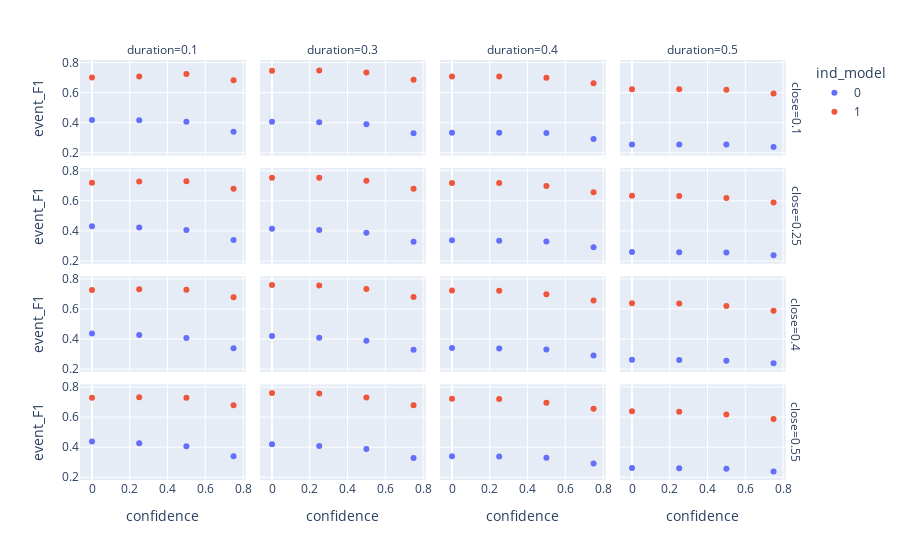

Notebook code for this chart:
### Code cell
px.scatter(mergedResults,x="confidence",y="event_F1",facet_col="duration",facet_row="close",color="ind_model")

### Figure 1 — Plotly figure (JSON) as saved in the notebook; plotly's stock layout.template omitted (floating-point values rounded to 4 significant figures)
{"data": [{"hovertemplate": "ind_model=0<br>close=0.1<br>duration=0.1<br>confidence=%{x}<br>event_F1=%{y}<extra></extra>", "legendgroup": "0", "marker": {"color": "#636efa", "symbol": "circle"}, "mode": "markers", "name": "0", "orientation": "h", "showlegend": true, "type": "scatter", "x": [0, 0.25, 0.5, 0.75], "xaxis": "x13", "y": [0.4184, 0.4165, 0.4058, 0.3406], "yaxis": "y13"}, {"hovertemplate": "ind_model=0<br>close=0.1<br>duration=0.3<br>confidence=%{x}<br>event_F1=%{y}<extra></extra>", "legendgroup": "0", "marker": {"color": "#636efa", "symbol": "circle"}, "mode": "markers", "name": "0", "orientation": "h", "showlegend": false, "type": "scatter", "x": [0, 0.25, 0.5, 0.75], "xaxis": "x14", "y": [0.4066, 0.4033, 0.3894, 0.3296], "yaxis": "y14"}, {"hovertemplate": "ind_model=0<br>close=0.1<br>duration=0.4<br>confidence=%{x}<br>event_F1=%{y}<extra></extra>", "legendgroup": "0", "marker": {"color": "#636efa", "symbol": "circle"}, "mode": "markers", "name": "0", "orientation": "h", "showlegend": false, "type": "scatter", "x": [0, 0.25, 0.5, 0.75], "xaxis": "x15", "y": [0.3336, 0.3336, 0.3312, 0.2922], "yaxis": "y15"}, {"hovertemplate": "ind_model=0<br>close=0.1<br>duration=0.5<br>confidence=%{x}<br>event_F1=%{y}<extra></extra>", "legendgroup": "0", "marker": {"color": "#636efa", "symbol": "circle"}, "mode": "markers", "name": "0", "orientation": "h", "showlegend": false, "type": "scatter", "x": [0, 0.25, 0.5, 0.75], "xaxis": "x16", "y": [0.256, 0.256, 0.2562, 0.2387], "yaxis": "y16"}, {"hovertemplate": "ind_model=0<br>close=0.25<br>duration=0.1<br>confidence=%{x}<br>event_F1=%{y}<extra></extra>", "legendgroup": "0", "marker": {"color": "#636efa", "symbol": "circle"}, "mode": "markers", "name": "0", "orientation": "h", "showlegend": false, "type": "scatter", "x": [0, 0.25, 0.5, 0.75], "xaxis": "x9", "y": [0.4316, 0.423, 0.4059, 0.3393], "yaxis": "y9"}, {"hovertemplate": "ind_model=0<br>close=0.25<br>duration=0.3<br>confidence=%{x}<br>event_F1=%{y}<extra></extra>", "legendgroup": "0", "marker": {"color": "#636efa", "symbol": "circle"}, "mode": "markers", "name": "0", "orientation": "h", "showlegend": false, "type": "scatter", "x": [0, 0.25, 0.5, 0.75], "xaxis": "x10", "y": [0.4143, 0.4054, 0.3881, 0.3283], "yaxis": "y10"}, {"hovertemplate": "ind_model=0<br>close=0.25<br>duration=0.4<br>confidence=%{x}<br>event_F1=%{y}<extra></extra>", "legendgroup": "0", "marker": {"color": "#636efa", "symbol": "circle"}, "mode": "markers", "name": "0", "orientation": "h", "showlegend": false, "type": "scatter", "x": [0, 0.25, 0.5, 0.75], "xaxis": "x11", "y": [0.3375, 0.3349, 0.3299, 0.2908], "yaxis": "y11"}, {"hovertemplate": "ind_model=0<br>close=0.25<br>duration=0.5<br>confidence=%{x}<br>event_F1=%{y}<extra></extra>", "legendgroup": "0", "marker": {"color": "#636efa", "symbol": "circle"}, "mode": "markers", "name": "0", "orientation": "h", "showlegend": false, "type": "scatter", "x": [0, 0.25, 0.5, 0.75], "xaxis": "x12", "y": [0.2589, 0.2575, 0.2562, 0.2387], "yaxis": "y12"}, {"hovertemplate": "ind_model=0<br>close=0.4<br>duration=0.1<br>confidence=%{x}<br>event_F1=%{y}<extra></extra>", "legendgroup": "0", "marker": {"color": "#636efa", "symbol": "circle"}, "mode": "markers", "name": "0", "orientation": "h", "showlegend": false, "type": "scatter", "x": [0, 0.25, 0.5, 0.75], "xaxis": "x5", "y": [0.4374, 0.4265, 0.4062, 0.3393], "yaxis": "y5"}, {"hovertemplate": "ind_model=0<br>close=0.4<br>duration=0.3<br>confidence=%{x}<br>event_F1=%{y}<extra></extra>", "legendgroup": "0", "marker": {"color": "#636efa", "symbol": "circle"}, "mode": "markers", "name": "0", "orientation": "h", "showlegend": false, "type": "scatter", "x": [0, 0.25, 0.5, 0.75], "xaxis": "x6", "y": [0.42, 0.4087, 0.3884, 0.3283], "yaxis": "y6"}, {"hovertemplate": "ind_model=0<br>close=0.4<br>duration=0.4<br>confidence=%{x}<br>event_F1=%{y}<extra></extra>", "legendgroup": "0", "marker": {"color": "#636efa", "symbol": "circle"}, "mode": "markers", "name": "0", "orientation": "h", "showlegend": false, "type": "scatter", "x": [0, 0.25, 0.5, 0.75], "xaxis": "x7", "y": [0.3404, 0.3378, 0.3302, 0.2908], "yaxis": "y7"}, {"hovertemplate": "ind_model=0<br>close=0.4<br>duration=0.5<br>confidence=%{x}<br>event_F1=%{y}<extra></extra>", "legendgroup": "0", "marker": {"color": "#636efa", "symbol": "circle"}, "mode": "markers", "name": "0", "orientation": "h", "showlegend": false, "type": "scatter", "x": [0, 0.25, 0.5, 0.75], "xaxis": "x8", "y": [0.2618, 0.2604, 0.2562, 0.2387], "yaxis": "y8"}, {"hovertemplate": "ind_model=0<br>close=0.55<br>duration=0.1<br>confidence=%{x}<br>event_F1=%{y}<extra></extra>", "legendgroup": "0", "marker": {"color": "#636efa", "symbol": "circle"}, "mode": "markers", "name": "0", "orientation": "h", "showlegend": false, "type": "scatter", "x": [0, 0.25, 0.5, 0.75], "xaxis": "x", "y": [0.4374, 0.4265, 0.4062, 0.3393], "yaxis": "y"}, {"hovertemplate": "ind_model=0<br>close=0.55<br>duration=0.3<br>confidence=%{x}<br>event_F1=%{y}<extra></extra>", "legendgroup": "0", "marker": {"color": "#636efa", "symbol": "circle"}, "mode": "markers", "name": "0", "orientation": "h", "showlegend": false, "type": "scatter", "x": [0, 0.25, 0.5, 0.75], "xaxis": "x2", "y": [0.42, 0.4087, 0.3884, 0.3283], "yaxis": "y2"}, {"hovertemplate": "ind_model=0<br>close=0.55<br>duration=0.4<br>confidence=%{x}<br>event_F1=%{y}<extra></extra>", "legendgroup": "0", "marker": {"color": "#636efa", "symbol": "circle"}, "mode": "markers", "name": "0", "orientation": "h", "showlegend": false, "type": "scatter", "x": [0, 0.25, 0.5, 0.75], "xaxis": "x3", "y": [0.3404, 0.3378, 0.3302, 0.2908], "yaxis": "y3"}, {"hovertemplate": "ind_model=0<br>close=0.55<br>duration=0.5<br>confidence=%{x}<br>event_F1=%{y}<extra></extra>", "legendgroup": "0", "marker": {"color": "#636efa", "symbol": "circle"}, "mode": "markers", "name": "0", "orientation": "h", "showlegend": false, "type": "scatter", "x": [0, 0.25, 0.5, 0.75], "xaxis": "x4", "y": [0.2618, 0.2604, 0.2562, 0.2387], "yaxis": "y4"}, {"hovertemplate": "ind_model=1<br>close=0.1<br>duration=0.1<br>confidence=%{x}<br>event_F1=%{y}<extra></extra>", "legendgroup": "1", "marker": {"color": "#EF553B", "symbol": "circle"}, "mode": "markers", "name": "1", "orientation": "h", "showlegend": true, "type": "scatter", "x": [0, 0.25, 0.5, 0.75], "xaxis": "x13", "y": [0.7003, 0.7072, 0.7233, 0.6825], "yaxis": "y13"}, {"hovertemplate": "ind_model=1<br>close=0.1<br>duration=0.3<br>confidence=%{x}<br>event_F1=%{y}<extra></extra>", "legendgroup": "1", "marker": {"color": "#EF553B", "symbol": "circle"}, "mode": "markers", "name": "1", "orientation": "h", "showlegend": false, "type": "scatter", "x": [0, 0.25, 0.5, 0.75], "xaxis": "x14", "y": [0.7457, 0.7468, 0.7337, 0.6855], "yaxis": "y14"}, {"hovertemplate": "ind_model=1<br>close=0.1<br>duration=0.4<br>confidence=%{x}<br>event_F1=%{y}<extra></extra>", "legendgroup": "1", "marker": {"color": "#EF553B", "symbol": "circle"}, "mode": "markers", "name": "1", "orientation": "h", "showlegend": false, "type": "scatter", "x": [0, 0.25, 0.5, 0.75], "xaxis": "x15", "y": [0.7077, 0.7081, 0.6985, 0.6618], "yaxis": "y15"}, {"hovertemplate": "ind_model=1<br>close=0.1<br>duration=0.5<br>confidence=%{x}<br>event_F1=%{y}<extra></extra>", "legendgroup": "1", "marker": {"color": "#EF553B", "symbol": "circle"}, "mode": "markers", "name": "1", "orientation": "h", "showlegend": false, "type": "scatter", "x": [0, 0.25, 0.5, 0.75], "xaxis": "x16", "y": [0.6234, 0.6234, 0.6188, 0.5936], "yaxis": "y16"}, {"hovertemplate": "ind_model=1<br>close=0.25<br>duration=0.1<br>confidence=%{x}<br>event_F1=%{y}<extra></extra>", "legendgroup": "1", "marker": {"color": "#EF553B", "symbol": "circle"}, "mode": "markers", "name": "1", "orientation": "h", "showlegend": false, "type": "scatter", "x": [0, 0.25, 0.5, 0.75], "xaxis": "x9", "y": [0.7208, 0.7283, 0.7296, 0.6795], "yaxis": "y9"}, {"hovertemplate": "ind_model=1<br>close=0.25<br>duration=0.3<br>confidence=%{x}<br>event_F1=%{y}<extra></extra>", "legendgroup": "1", "marker": {"color": "#EF553B", "symbol": "circle"}, "mode": "markers", "name": "1", "orientation": "h", "showlegend": false, "type": "scatter", "x": [0, 0.25, 0.5, 0.75], "xaxis": "x10", "y": [0.7537, 0.7534, 0.7329, 0.6802], "yaxis": "y10"}, {"hovertemplate": "ind_model=1<br>close=0.25<br>duration=0.4<br>confidence=%{x}<br>event_F1=%{y}<extra></extra>", "legendgroup": "1", "marker": {"color": "#EF553B", "symbol": "circle"}, "mode": "markers", "name": "1", "orientation": "h", "showlegend": false, "type": "scatter", "x": [0, 0.25, 0.5, 0.75], "xaxis": "x11", "y": [0.7189, 0.7181, 0.6977, 0.6572], "yaxis": "y11"}, {"hovertemplate": "ind_model=1<br>close=0.25<br>duration=0.5<br>confidence=%{x}<br>event_F1=%{y}<extra></extra>", "legendgroup": "1", "marker": {"color": "#EF553B", "symbol": "circle"}, "mode": "markers", "name": "1", "orientation": "h", "showlegend": false, "type": "scatter", "x": [0, 0.25, 0.5, 0.75], "xaxis": "x12", "y": [0.6332, 0.6324, 0.619, 0.5894], "yaxis": "y12"}, {"hovertemplate": "ind_model=1<br>close=0.4<br>duration=0.1<br>confidence=%{x}<br>event_F1=%{y}<extra></extra>", "legendgroup": "1", "marker": {"color": "#EF553B", "symbol": "circle"}, "mode": "markers", "name": "1", "orientation": "h", "showlegend": false, "type": "scatter", "x": [0, 0.25, 0.5, 0.75], "xaxis": "x5", "y": [0.7267, 0.7308, 0.7284, 0.6781], "yaxis": "y5"}, {"hovertemplate": "ind_model=1<br>close=0.4<br>duration=0.3<br>confidence=%{x}<br>event_F1=%{y}<extra></extra>", "legendgroup": "1", "marker": {"color": "#EF553B", "symbol": "circle"}, "mode": "markers", "name": "1", "orientation": "h", "showlegend": false, "type": "scatter", "x": [0, 0.25, 0.5, 0.75], "xaxis": "x6", "y": [0.7591, 0.756, 0.7319, 0.6787], "yaxis": "y6"}, {"hovertemplate": "ind_model=1<br>close=0.4<br>duration=0.4<br>confidence=%{x}<br>event_F1=%{y}<extra></extra>", "legendgroup": "1", "marker": {"color": "#EF553B", "symbol": "circle"}, "mode": "markers", "name": "1", "orientation": "h", "showlegend": false, "type": "scatter", "x": [0, 0.25, 0.5, 0.75], "xaxis": "x7", "y": [0.7225, 0.7208, 0.697, 0.6565], "yaxis": "y7"}, {"hovertemplate": "ind_model=1<br>close=0.4<br>duration=0.5<br>confidence=%{x}<br>event_F1=%{y}<extra></extra>", "legendgroup": "1", "marker": {"color": "#EF553B", "symbol": "circle"}, "mode": "markers", "name": "1", "orientation": "h", "showlegend": false, "type": "scatter", "x": [0, 0.25, 0.5, 0.75], "xaxis": "x8", "y": [0.6375, 0.6355, 0.619, 0.5885], "yaxis": "y8"}, {"hovertemplate": "ind_model=1<br>close=0.55<br>duration=0.1<br>confidence=%{x}<br>event_F1=%{y}<extra></extra>", "legendgroup": "1", "marker": {"color": "#EF553B", "symbol": "circle"}, "mode": "markers", "name": "1", "orientation": "h", "showlegend": false, "type": "scatter", "x": [0, 0.25, 0.5, 0.75], "xaxis": "x", "y": [0.7292, 0.7319, 0.728, 0.6781], "yaxis": "y"}, {"hovertemplate": "ind_model=1<br>close=0.55<br>duration=0.3<br>confidence=%{x}<br>event_F1=%{y}<extra></extra>", "legendgroup": "1", "marker": {"color": "#EF553B", "symbol": "circle"}, "mode": "markers", "name": "1", "orientation": "h", "showlegend": false, "type": "scatter", "x": [0, 0.25, 0.5, 0.75], "xaxis": "x2", "y": [0.7604, 0.7563, 0.7311, 0.6784], "yaxis": "y2"}, {"hovertemplate": "ind_model=1<br>close=0.55<br>duration=0.4<br>confidence=%{x}<br>event_F1=%{y}<extra></extra>", "legendgroup": "1", "marker": {"color": "#EF553B", "symbol": "circle"}, "mode": "markers", "name": "1", "orientation": "h", "showlegend": false, "type": "scatter", "x": [0, 0.25, 0.5, 0.75], "xaxis": "x3", "y": [0.7228, 0.7198, 0.6953, 0.6557], "yaxis": "y3"}, {"hovertemplate": "ind_model=1<br>close=0.55<br>duration=0.5<br>confidence=%{x}<br>event_F1=%{y}<extra></extra>", "legendgroup": "1", "marker": {"color": "#EF553B", "symbol": "circle"}, "mode": "markers", "name": "1", "orientation": "h", "showlegend": false, "type": "scatter", "x": [0, 0.25, 0.5, 0.75], "xaxis": "x4", "y": [0.6395, 0.6359, 0.6178, 0.5877], "yaxis": "y4"}], "layout": {"annotations": [{"font": {}, "showarrow": false, "text": "duration=0.1", "x": 0.115, "xanchor": "center", "xref": "paper", "y": 1, "yanchor": "bottom", "yref": "paper"}, {"font": {}, "showarrow": false, "text": "duration=0.3", "x": 0.365, "xanchor": "center", "xref": "paper", "y": 1, "yanchor": "bottom", "yref": "paper"}, {"font": {}, "showarrow": false, "text": "duration=0.4", "x": 0.615, "xanchor": "center", "xref": "paper", "y": 1, "yanchor": "bottom", "yref": "paper"}, {"font": {}, "showarrow": false, "text": "duration=0.5", "x": 0.865, "xanchor": "center", "xref": "paper", "y": 1, "yanchor": "bottom", "yref": "paper"}, {"font": {}, "showarrow": false, "text": "close=0.55", "textangle": 90, "x": 0.98, "xanchor": "left", "xref": "paper", "y": 0.1138, "yanchor": "middle", "yref": "paper"}, {"font": {}, "showarrow": false, "text": "close=0.4", "textangle": 90, "x": 0.98, "xanchor": "left", "xref": "paper", "y": 0.3712, "yanchor": "middle", "yref": "paper"}, {"font": {}, "showarrow": false, "text": "close=0.25", "textangle": 90, "x": 0.98, "xanchor": "left", "xref": "paper", "y": 0.6288, "yanchor": "middle", "yref": "paper"}, {"font": {}, "showarrow": false, "text": "close=0.1", "textangle": 90, "x": 0.98, "xanchor": "left", "xref": "paper", "y": 0.8862, "yanchor": "middle", "yref": "paper"}], "legend": {"title": {"text": "ind_model"}, "tracegroupgap": 0}, "margin": {"t": 60}, "xaxis": {"anchor": "y", "domain": [0, 0.23], "title": {"text": "confidence"}}, "xaxis10": {"anchor": "y10", "domain": [0.25, 0.48], "matches": "x", "showticklabels": false}, "xaxis11": {"anchor": "y11", "domain": [0.5, 0.73], "matches": "x", "showticklabels": false}, "xaxis12": {"anchor": "y12", "domain": [0.75, 0.98], "matches": "x", "showticklabels": false}, "xaxis13": {"anchor": "y13", "domain": [0, 0.23], "matches": "x", "showticklabels": false}, "xaxis14": {"anchor": "y14", "domain": [0.25, 0.48], "matches": "x", "showticklabels": false}, "xaxis15": {"anchor": "y15", "domain": [0.5, 0.73], "matches": "x", "showticklabels": false}, "xaxis16": {"anchor": "y16", "domain": [0.75, 0.98], "matches": "x", "showticklabels": false}, "xaxis2": {"anchor": "y2", "domain": [0.25, 0.48], "matches": "x", "title": {"text": "confidence"}}, "xaxis3": {"anchor": "y3", "domain": [0.5, 0.73], "matches": "x", "title": {"text": "confidence"}}, "xaxis4": {"anchor": "y4", "domain": [0.75, 0.98], "matches": "x", "title": {"text": "confidence"}}, "xaxis5": {"anchor": "y5", "domain": [0, 0.23], "matches": "x", "showticklabels": false}, "xaxis6": {"anchor": "y6", "domain": [0.25, 0.48], "matches": "x", "showticklabels": false}, "xaxis7": {"anchor": "y7", "domain": [0.5, 0.73], "matches": "x", "showticklabels": false}, "xaxis8": {"anchor": "y8", "domain": [0.75, 0.98], "matches": "x", "showticklabels": false}, "xaxis9": {"anchor": "y9", "domain": [0, 0.23], "matches": "x", "showticklabels": false}, "yaxis": {"anchor": "x", "domain": [0, 0.2275], "title": {"text": "event_F1"}}, "yaxis10": {"anchor": "x10", "domain": [0.515, 0.7425], "matches": "y", "showticklabels": false}, "yaxis11": {"anchor": "x11", "domain": [0.515, 0.7425], "matches": "y", "showticklabels": false}, "yaxis12": {"anchor": "x12", "domain": [0.515, 0.7425], "matches": "y", "showticklabels": false}, "yaxis13": {"anchor": "x13", "domain": [0.7725, 1], "matches": "y", "title": {"text": "event_F1"}}, "yaxis14": {"anchor": "x14", "domain": [0.7725, 1], "matches": "y", "showticklabels": false}, "yaxis15": {"anchor": "x15", "domain": [0.7725, 1], "matches": "y", "showticklabels": false}, "yaxis16": {"anchor": "x16", "domain": [0.7725, 1], "matches": "y", "showticklabels": false}, "yaxis2": {"anchor": "x2", "domain": [0, 0.2275], "matches": "y", "showticklabels": false}, "yaxis3": {"anchor": "x3", "domain": [0, 0.2275], "matches": "y", "showticklabels": false}, "yaxis4": {"anchor": "x4", "domain": [0, 0.2275], "matches": "y", "showticklabels": false}, "yaxis5": {"anchor": "x5", "domain": [0.2575, 0.485], "matches": "y", "title": {"text": "event_F1"}}, "yaxis6": {"anchor": "x6", "domain": [0.2575, 0.485], "matches": "y", "showticklabels": false}, "yaxis7": {"anchor": "x7", "domain": [0.2575, 0.485], "matches": "y", "showticklabels": false}, "yaxis8": {"anchor": "x8", "domain": [0.2575, 0.485], "matches": "y", "showticklabels": false}, "yaxis9": {"anchor": "x9", "domain": [0.515, 0.7425], "matches": "y", "title": {"text": "event_F1"}}}}
